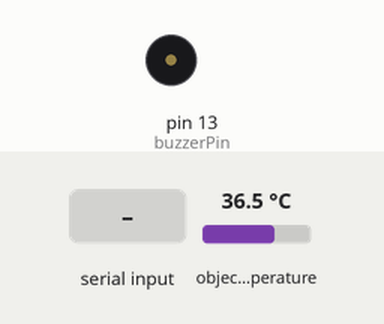
Recording of a sketch running on a simulated Arduino Uno, built with avr-gcc and run on an emulated ATmega328P. Shown: buzzer (waves = sounding, pin HIGH). The inputs (shaded band) are chosen by the test bench; at power-on: object temperature 36.5 °C. What the sketch prints to the serial monitor is not drawn.

Above: at 1.2 s.
1.3 s: "1\n" received over Serial
At 1.6 s:
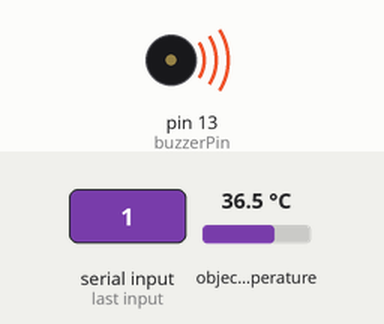
2.8 s: "2\n" received over Serial
At 3.4 s:
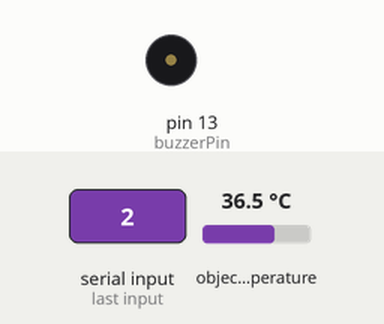
Timing chart, 0 to 5.8 s (numbered marks = the images above; inputs shaded):
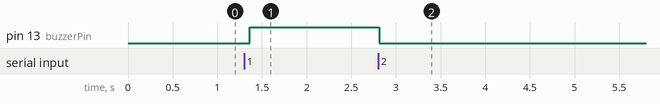

The sketch:

detect_temp.ino
```cpp
 #include <Wire.h>
#include <Adafruit_MLX90614.h>
Adafruit_MLX90614 mlx = Adafruit_MLX90614();
int buzzerPin = 13;  //이부분을 능동부저로 바꿀꺼임

void setup() {
  Serial.begin(9600);
  pinMode(buzzerPin, OUTPUT);
  mlx.begin();
}

void loop() {

  while(Serial.available() > 0){
    long value = Serial.parseInt();

    switch (value){
      case 1:
      digitalWrite(buzzerPin, HIGH);
      break;

      case 2:
      digitalWrite(buzzerPin, LOW);
      break;
    }
  }
  Serial.println(mlx.readObjectTempC());
  delay(150);
}
```

Measured:
- after the input at 1.3 s, pin 13 (buzzerPin): LOW → HIGH after 0.06 s
- after the input at 2.8 s, pin 13 (buzzerPin): HIGH → LOW at once
